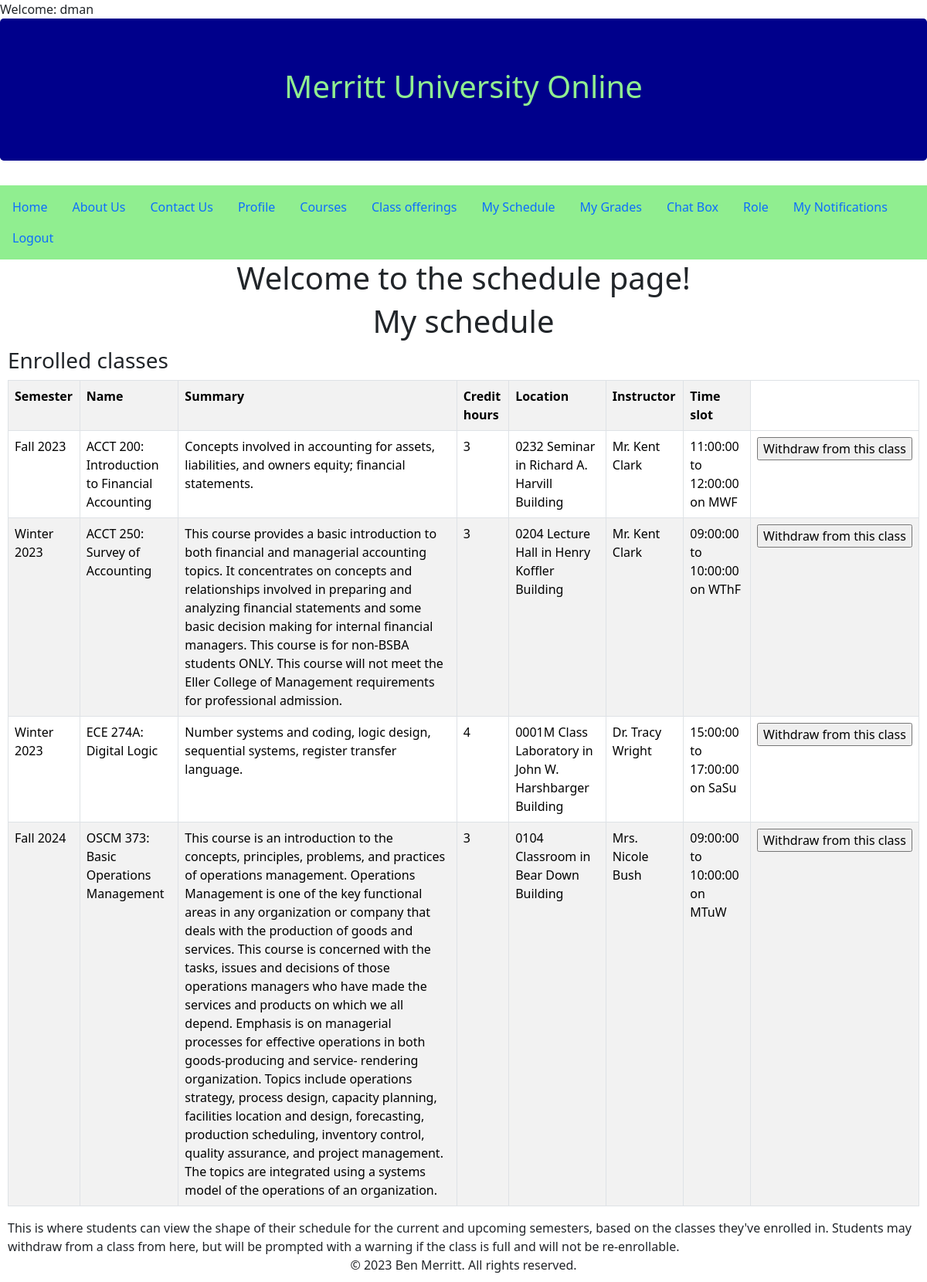
The page /schedule.php (signed in) on the database its author committed.
### tables this page shows
CREATE TABLE `enrollment` (
  `class_id` bigint(20) NOT NULL,
  `user_id` bigint(20) NOT NULL,
  `enrollment_date` timestamp NOT NULL DEFAULT current_timestamp() ON UPDATE current_timestamp(),
  `enrollment_status` char(1) DEFAULT NULL,
  `grade` double DEFAULT NULL
);

CREATE TABLE `semesters` (
  `semester_name` varchar(50) NOT NULL,
  `start_date` date NOT NULL,
  `end_date` date NOT NULL
);

CREATE TABLE `courses` (
  `course_id` varchar(10) NOT NULL,
  `course_name` varchar(100) NOT NULL,
  `summary` varchar(1000) DEFAULT NULL,
  `credits` int(11) NOT NULL,
  `track_id` int(11) NOT NULL,
  `prerequesites` tinyint(1) DEFAULT NULL,
  `default_max_capacity` int(11) DEFAULT NULL
);

CREATE TABLE `rooms` (
  `room_id` varchar(10) NOT NULL,
  `room_name` varchar(45) NOT NULL,
  `building_name` varchar(200) DEFAULT NULL,
  `capacity` int(11) NOT NULL,
  `ada_accessible` tinyint(1) DEFAULT NULL,
  `building_address` varchar(200) DEFAULT NULL
);

CREATE TABLE `teachers` (
  `user_id` int(11) NOT NULL,
  `teacher_id` varchar(20) NOT NULL,
  `password` varchar(45) NOT NULL,
  `role_id` int(11) DEFAULT NULL,
  `email` varchar(45) DEFAULT 'firstlastname.teacher@uagc.edu',
  `phone` varchar(45) DEFAULT '(111)222-3333',
  `prefix` varchar(5) DEFAULT 'Mx.',
  `first_name` varchar(45) NOT NULL,
  `last_name` varchar(45) NOT NULL,
  `ssn` varchar(20) DEFAULT '111-22-3333',
  `hire_date` date NOT NULL DEFAULT current_timestamp(),
  `mailing_address` varchar(500) DEFAULT '1401 University of AZ, Tucson, AZ, 85719',
  `salary` double DEFAULT NULL,
  `bio_summary` varchar(1000) DEFAULT 'Write your biography/summary for students to see in 3rd person and include your pronouns.'
);

CREATE TABLE `offerings` (
  `class_id` bigint(20) NOT NULL,
  `course_id` varchar(10) NOT NULL,
  `teacher_user_id` bigint(20) NOT NULL,
  `room_id` varchar(10) NOT NULL,
  `occupancy` int(11) DEFAULT NULL,
  `vacancies` int(11) DEFAULT NULL,
  `semester_name` varchar(50) NOT NULL,
  `start_time` time DEFAULT NULL,
  `end_time` time DEFAULT NULL,
  `monday` tinyint(1) DEFAULT NULL,
  `tuesday` tinyint(1) DEFAULT NULL,
  `wednesday` tinyint(1) DEFAULT NULL,
  `thursday` tinyint(1) DEFAULT NULL,
  `friday` tinyint(1) DEFAULT NULL,
  `saturday` tinyint(1) DEFAULT NULL,
  `sunday` tinyint(1) DEFAULT NULL
);

### schedule_student.php (the view, shortened to what this page needs)
<!DOCTYPE html>
<html lang="en">
<head>
</head>
<body>
<div class="container text-center">
<h1>My schedule</h1>
</div>
</head>
<body>
    <div class="bs-example">
            <div class="row">
                <div class="col-md-12">
                    <div class="page-header clearfix">
                        <h3 class="pull-left">Enrolled classes</h3>
                    </div>
                    <?php
                    include_once 'db.php';
         $user_id = $_SESSION['user_id'];
         $result = mysqli_query($conn,"SELECT * FROM enrollment
                    INNER JOIN offerings on enrollment.class_id=offerings.class_id
                    INNER JOIN teachers ON offerings.teacher_user_id=teachers.user_id
                    INNER JOIN courses ON offerings.course_id=courses.course_id
                    INNER JOIN rooms ON offerings.room_id=rooms.room_id
                    INNER JOIN semesters ON offerings.semester_name=semesters.semester_name
                    WHERE enrollment.user_id = '$user_id' and enrollment_status = 'a'
                    ORDER BY `start_date`, `start_time`");
                    if ($result->num_rows > 0) {
                        ?>
                          <table class='table table-bordered table-striped'>
                           <th>Semester</th>
                           <th>Name</th>
                            <th>Summary</th>
                            <th>Credit hours</th>
                            <th>Location</th>
                            <th>Instructor</th>
                            <th>Time slot</th>
                        <?php
                        while($row = mysqli_fetch_array($result)) {
                            $teacher_name = $row['prefix'] . ' ' . $row['first_name'] . ' ' . $row['last_name'];
                            $location = $row['room_name'] . ' in ' . $row['building_name'];
                            $class_days = "";
                            if($row['monday'] == 1){$class_days = $class_days . 'M';}
                            if($row['tuesday'] == 1){$class_days = $class_days . 'Tu';}
                            if($row['wednesday'] == 1){$class_days = $class_days . 'W';}
                            if($row['thursday'] == 1){$class_days = $class_days . 'Th';}
                            if($row['friday'] == 1){$class_days = $class_days . 'F';}
                            if($row['saturday'] == 1){$class_days = $class_days . 'Sa';}
                            if($row['sunday'] == 1){$class_days = $class_days . 'Su';}
                            $time_slot = $row['start_time'] . ' to ' . $row['end_time'] . ' on ' . $class_days;
                        ?>
                        <tr>
                            <td><?php echo $row["semester_name"]; ?></td>
                            <td><?php echo $row["course_id"]; echo ': '; echo $row["course_name"]; ?></td>
                            <td><?php echo $row["summary"]; ?></td>
                            <td><?php echo $row["credits"]; ?></td>
                            <td><?php echo $location; ?></td>
                            <td><?php echo $teacher_name; ?></td>
                            <td><?php echo $time_slot; ?></td>
                            <?php $displayed_class_id = $row["class_id"];
                            if($search_enrollments = $conn->prepare('SELECT * from enrollment where `class_id`=? and `user_id`=?')){
                                $search_enrollments->execute([$displayed_class_id, $user_id]);
                                $search_enrollments_result = $search_enrollments->get_result();
                            if($search_enrollments_result->num_rows <1){ ?>
                                <td><form method="POST" action="classes.php"><input type="hidden" name="class_id" value="<?php echo $row['class_id'] ?>"><input type="submit" name="enroll" value="Enroll in this class"></form></td> <?php }
                            else { ?>
                            <td><form method="POST" action="classes.php"><input type="hidden" name="class_id" value="<?php echo $row['class_id'] ?>"><input type="submit" name="withdraw" value="Withdraw from this class"></form></td>
                           <?php }} ?>
                        </tr>
                        <?php
                        }
                        ?>
                        </table>
                         <?php
                        }
                        else{
                            echo "No result found";
                        }?>
                </div>
            </div>
    <div>
    This is where students can view the shape of their schedule for the current and upcoming semesters, based on the classes they've enrolled in.
    Students may withdraw from a class from here, but will be prompted with a warning if the class is full and will not be re-enrollable.
</div>
</body>
</html>

### schedule_student.php (style rules this page uses)
.bs-example { margin: 10px; }

### rows shown on the page
enrollment: semesters.semester_name "Fall 2023", courses.course_id "ACCT 200", courses.course_name "Introduction to Financial Accounting", courses.summary "Concepts involved in accounting for assets, liabilities, and owners equity; financial statements.", courses.credits "3", rooms.room_name+building_name "0232 Seminar in Richard A. Harvill Building", teachers.prefix+first_name+last_name "Mr. Kent Clark", class.end_time "11:00:00 to 12:00:00 on MWF"
enrollment: semesters.semester_name "Winter 2023", courses.course_id "ACCT 250", courses.course_name "Survey of Accounting", courses.summary "This course provides a basic introduction to both financial and managerial accounting topics. It concentrates on concepts and relationships involved in preparing and analyzing financial statements and some basic decision making for internal financial managers. This course is for non-BSBA students ONLY. This course will not meet the Eller College of Management requirements for professional admission.", courses.credits "3", rooms.room_name+building_name "0204 Lecture Hall in Henry Koffler Building", teachers.prefix+first_name+last_name "Mr. Kent Clark", class.end_time "09:00:00 to 10:00:00 on WThF"
enrollment: semesters.semester_name "Winter 2023", courses.course_id "ECE 274A", courses.course_name "Digital Logic", courses.summary "Number systems and coding, logic design, sequential systems, register transfer language.", courses.credits "4", rooms.room_name+building_name "0001M Class Laboratory in John W. Harshbarger Building", teachers.prefix+first_name+last_name "Dr. Tracy Wright", class.end_time "15:00:00 to 17:00:00 on SaSu"
enrollment: semesters.semester_name "Fall 2024", courses.course_id "OSCM 373", courses.course_name "Basic Operations Management", courses.summary "This course is an introduction to the concepts, principles, problems, and practices of operations management. Operations Management is one of the key functional areas in any organization or company that deals with the production of goods and services. This course is concerned with the tasks, issues and decisions of those operations managers who have made the services and products on which we all depend. Emphasis is on managerial processes for effective operations in both goods-producing and service- rendering organization. Topics include operations strategy, process design, capacity planning, facilities location and design, forecasting, production scheduling, inventory control, quality…", courses.credits "3", rooms.room_name+building_name "0104 Classroom in Bear Down Building", teachers.prefix+first_name+last_name "Mrs. Nicole Bush", class.end_time "09:00:00 to 10:00:00 on MTuW"

### other values the page prints
$_SESSION['username'] "dman"
